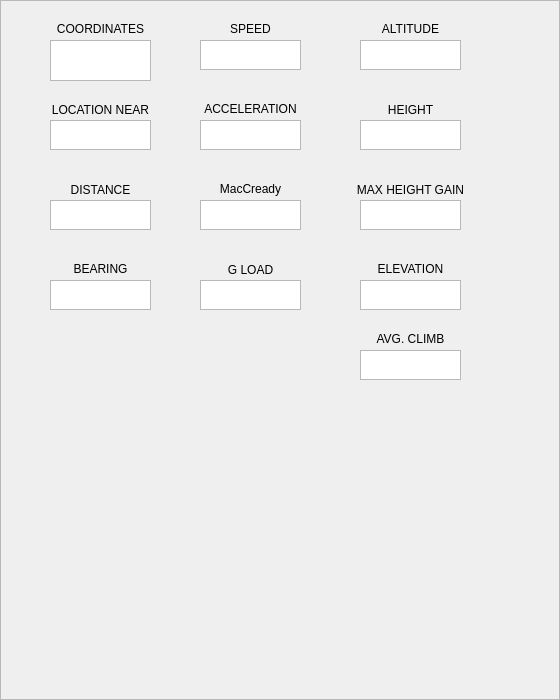
   <widget class="QFrame" name="Info_Aircraft">
    <property name="geometry">
     <rect>
      <x>1360</x>
      <y>0</y>
      <width>560</width>
      <height>700</height>
     </rect>
    </property>
    <property name="frameShape">
     <enum>QFrame::StyledPanel</enum>
    </property>
    <property name="frameShadow">
     <enum>QFrame::Raised</enum>
    </property>
    <widget class="QLabel" name="label_4">
     <property name="geometry">
      <rect>
       <x>50</x>
       <y>20</y>
       <width>101</width>
       <height>17</height>
      </rect>
     </property>
     <property name="text">
      <string>COORDINATES</string>
     </property>
     <property name="alignment">
      <set>Qt::AlignCenter</set>
     </property>
    </widget>
    <widget class="QTextBrowser" name="textBrowser_4">
     <property name="geometry">
      <rect>
       <x>50</x>
       <y>40</y>
       <width>101</width>
       <height>41</height>
      </rect>
     </property>
     <property name="html">
      <string>&lt;!DOCTYPE HTML PUBLIC &quot;-//W3C//DTD HTML 4.0//EN&quot; &quot;http://www.w3.org/TR/REC-html40/strict.dtd&quot;&gt;
&lt;html&gt;&lt;head&gt;&lt;meta name=&quot;qrichtext&quot; content=&quot;1&quot; /&gt;&lt;meta charset=&quot;utf-8&quot; /&gt;&lt;style type=&quot;text/css&quot;&gt;
p, li { white-space: pre-wrap; }
&lt;/style&gt;&lt;/head&gt;&lt;body style=&quot; font-family:'Ubuntu'; font-size:11pt; font-weight:400; font-style:normal;&quot;&gt;
&lt;p align=&quot;center&quot; style=&quot;-qt-paragraph-type:empty; margin-top:0px; margin-bottom:0px; margin-left:0px; margin-right:0px; -qt-block-indent:0; text-indent:0px;&quot;&gt;&lt;br /&gt;&lt;/p&gt;&lt;/body&gt;&lt;/html&gt;</string>
     </property>
     <property name="placeholderText">
      <string/>
     </property>
    </widget>
    <widget class="QLabel" name="label_5">
     <property name="geometry">
      <rect>
       <x>200</x>
       <y>20</y>
       <width>101</width>
       <height>17</height>
      </rect>
     </property>
     <property name="text">
      <string>SPEED</string>
     </property>
     <property name="alignment">
      <set>Qt::AlignCenter</set>
     </property>
    </widget>
    <widget class="QTextBrowser" name="textBrowser_5">
     <property name="geometry">
      <rect>
       <x>200</x>
       <y>40</y>
       <width>101</width>
       <height>30</height>
      </rect>
     </property>
     <property name="html">
      <string>&lt;!DOCTYPE HTML PUBLIC &quot;-//W3C//DTD HTML 4.0//EN&quot; &quot;http://www.w3.org/TR/REC-html40/strict.dtd&quot;&gt;
&lt;html&gt;&lt;head&gt;&lt;meta name=&quot;qrichtext&quot; content=&quot;1&quot; /&gt;&lt;meta charset=&quot;utf-8&quot; /&gt;&lt;style type=&quot;text/css&quot;&gt;
p, li { white-space: pre-wrap; }
&lt;/style&gt;&lt;/head&gt;&lt;body style=&quot; font-family:'Ubuntu'; font-size:11pt; font-weight:400; font-style:normal;&quot;&gt;
&lt;p align=&quot;center&quot; style=&quot;-qt-paragraph-type:empty; margin-top:0px; margin-bottom:0px; margin-left:0px; margin-right:0px; -qt-block-indent:0; text-indent:0px;&quot;&gt;&lt;br /&gt;&lt;/p&gt;&lt;/body&gt;&lt;/html&gt;</string>
     </property>
     <property name="placeholderText">
      <string/>
     </property>
    </widget>
    <widget class="QLabel" name="label_7">
     <property name="geometry">
      <rect>
       <x>190</x>
       <y>100</y>
       <width>121</width>
       <height>17</height>
      </rect>
     </property>
     <property name="text">
      <string>ACCELERATION</string>
     </property>
     <property name="alignment">
      <set>Qt::AlignCenter</set>
     </property>
    </widget>
    <widget class="QTextBrowser" name="textBrowser_7">
     <property name="geometry">
      <rect>
       <x>200</x>
       <y>120</y>
       <width>101</width>
       <height>30</height>
      </rect>
     </property>
     <property name="html">
      <string>&lt;!DOCTYPE HTML PUBLIC &quot;-//W3C//DTD HTML 4.0//EN&quot; &quot;http://www.w3.org/TR/REC-html40/strict.dtd&quot;&gt;
&lt;html&gt;&lt;head&gt;&lt;meta name=&quot;qrichtext&quot; content=&quot;1&quot; /&gt;&lt;meta charset=&quot;utf-8&quot; /&gt;&lt;style type=&quot;text/css&quot;&gt;
p, li { white-space: pre-wrap; }
&lt;/style&gt;&lt;/head&gt;&lt;body style=&quot; font-family:'Ubuntu'; font-size:11pt; font-weight:400; font-style:normal;&quot;&gt;
&lt;p align=&quot;center&quot; style=&quot;-qt-paragraph-type:empty; margin-top:0px; margin-bottom:0px; margin-left:0px; margin-right:0px; -qt-block-indent:0; text-indent:0px;&quot;&gt;&lt;br /&gt;&lt;/p&gt;&lt;/body&gt;&lt;/html&gt;</string>
     </property>
     <property name="placeholderText">
      <string/>
     </property>
    </widget>
    <widget class="QLabel" name="label_8">
     <property name="geometry">
      <rect>
       <x>360</x>
       <y>330</y>
       <width>101</width>
       <height>17</height>
      </rect>
     </property>
     <property name="text">
      <string>AVG. CLIMB</string>
     </property>
     <property name="alignment">
      <set>Qt::AlignCenter</set>
     </property>
    </widget>
    <widget class="QTextBrowser" name="textBrowser_8">
     <property name="geometry">
      <rect>
       <x>360</x>
       <y>350</y>
       <width>101</width>
       <height>30</height>
      </rect>
     </property>
     <property name="html">
      <string>&lt;!DOCTYPE HTML PUBLIC &quot;-//W3C//DTD HTML 4.0//EN&quot; &quot;http://www.w3.org/TR/REC-html40/strict.dtd&quot;&gt;
&lt;html&gt;&lt;head&gt;&lt;meta name=&quot;qrichtext&quot; content=&quot;1&quot; /&gt;&lt;meta charset=&quot;utf-8&quot; /&gt;&lt;style type=&quot;text/css&quot;&gt;
p, li { white-space: pre-wrap; }
&lt;/style&gt;&lt;/head&gt;&lt;body style=&quot; font-family:'Ubuntu'; font-size:11pt; font-weight:400; font-style:normal;&quot;&gt;
&lt;p align=&quot;center&quot; style=&quot;-qt-paragraph-type:empty; margin-top:0px; margin-bottom:0px; margin-left:0px; margin-right:0px; -qt-block-indent:0; text-indent:0px;&quot;&gt;&lt;br /&gt;&lt;/p&gt;&lt;/body&gt;&lt;/html&gt;</string>
     </property>
     <property name="placeholderText">
      <string/>
     </property>
    </widget>
    <widget class="QLabel" name="label_12">
     <property name="geometry">
      <rect>
       <x>360</x>
       <y>20</y>
       <width>101</width>
       <height>17</height>
      </rect>
     </property>
     <property name="text">
      <string>ALTITUDE</string>
     </property>
     <property name="alignment">
      <set>Qt::AlignCenter</set>
     </property>
    </widget>
    <widget class="QTextBrowser" name="textBrowser_12">
     <property name="geometry">
      <rect>
       <x>360</x>
       <y>40</y>
       <width>101</width>
       <height>30</height>
      </rect>
     </property>
     <property name="html">
      <string>&lt;!DOCTYPE HTML PUBLIC &quot;-//W3C//DTD HTML 4.0//EN&quot; &quot;http://www.w3.org/TR/REC-html40/strict.dtd&quot;&gt;
&lt;html&gt;&lt;head&gt;&lt;meta name=&quot;qrichtext&quot; content=&quot;1&quot; /&gt;&lt;meta charset=&quot;utf-8&quot; /&gt;&lt;style type=&quot;text/css&quot;&gt;
p, li { white-space: pre-wrap; }
&lt;/style&gt;&lt;/head&gt;&lt;body style=&quot; font-family:'Ubuntu'; font-size:11pt; font-weight:400; font-style:normal;&quot;&gt;
&lt;p align=&quot;center&quot; style=&quot;-qt-paragraph-type:empty; margin-top:0px; margin-bottom:0px; margin-left:0px; margin-right:0px; -qt-block-indent:0; text-indent:0px;&quot;&gt;&lt;br /&gt;&lt;/p&gt;&lt;/body&gt;&lt;/html&gt;</string>
     </property>
     <property name="placeholderText">
      <string/>
     </property>
    </widget>
    <widget class="QLabel" name="label_20">
     <property name="geometry">
      <rect>
       <x>340</x>
       <y>180</y>
       <width>141</width>
       <height>20</height>
      </rect>
     </property>
     <property name="text">
      <string>MAX HEIGHT GAIN</string>
     </property>
     <property name="alignment">
      <set>Qt::AlignCenter</set>
     </property>
    </widget>
    <widget class="QTextBrowser" name="textBrowser_20">
     <property name="geometry">
      <rect>
       <x>360</x>
       <y>200</y>
       <width>101</width>
       <height>30</height>
      </rect>
     </property>
     <property name="html">
      <string>&lt;!DOCTYPE HTML PUBLIC &quot;-//W3C//DTD HTML 4.0//EN&quot; &quot;http://www.w3.org/TR/REC-html40/strict.dtd&quot;&gt;
&lt;html&gt;&lt;head&gt;&lt;meta name=&quot;qrichtext&quot; content=&quot;1&quot; /&gt;&lt;meta charset=&quot;utf-8&quot; /&gt;&lt;style type=&quot;text/css&quot;&gt;
p, li { white-space: pre-wrap; }
&lt;/style&gt;&lt;/head&gt;&lt;body style=&quot; font-family:'Ubuntu'; font-size:11pt; font-weight:400; font-style:normal;&quot;&gt;
&lt;p align=&quot;center&quot; style=&quot;-qt-paragraph-type:empty; margin-top:0px; margin-bottom:0px; margin-left:0px; margin-right:0px; -qt-block-indent:0; text-indent:0px;&quot;&gt;&lt;br /&gt;&lt;/p&gt;&lt;/body&gt;&lt;/html&gt;</string>
     </property>
     <property name="placeholderText">
      <string/>
     </property>
    </widget>
    <widget class="QLabel" name="label_21">
     <property name="geometry">
      <rect>
       <x>40</x>
       <y>100</y>
       <width>121</width>
       <height>20</height>
      </rect>
     </property>
     <property name="text">
      <string>LOCATION NEAR</string>
     </property>
     <property name="alignment">
      <set>Qt::AlignCenter</set>
     </property>
    </widget>
    <widget class="QTextBrowser" name="textBrowser_21">
     <property name="geometry">
      <rect>
       <x>50</x>
       <y>120</y>
       <width>101</width>
       <height>30</height>
      </rect>
     </property>
     <property name="html">
      <string>&lt;!DOCTYPE HTML PUBLIC &quot;-//W3C//DTD HTML 4.0//EN&quot; &quot;http://www.w3.org/TR/REC-html40/strict.dtd&quot;&gt;
&lt;html&gt;&lt;head&gt;&lt;meta name=&quot;qrichtext&quot; content=&quot;1&quot; /&gt;&lt;meta charset=&quot;utf-8&quot; /&gt;&lt;style type=&quot;text/css&quot;&gt;
p, li { white-space: pre-wrap; }
&lt;/style&gt;&lt;/head&gt;&lt;body style=&quot; font-family:'Ubuntu'; font-size:11pt; font-weight:400; font-style:normal;&quot;&gt;
&lt;p align=&quot;center&quot; style=&quot;-qt-paragraph-type:empty; margin-top:0px; margin-bottom:0px; margin-left:0px; margin-right:0px; -qt-block-indent:0; text-indent:0px;&quot;&gt;&lt;br /&gt;&lt;/p&gt;&lt;/body&gt;&lt;/html&gt;</string>
     </property>
     <property name="placeholderText">
      <string/>
     </property>
    </widget>
    <widget class="QLabel" name="label_22">
     <property name="geometry">
      <rect>
       <x>50</x>
       <y>260</y>
       <width>101</width>
       <height>17</height>
      </rect>
     </property>
     <property name="text">
      <string>BEARING</string>
     </property>
     <property name="alignment">
      <set>Qt::AlignCenter</set>
     </property>
    </widget>
    <widget class="QTextBrowser" name="textBrowser_22">
     <property name="geometry">
      <rect>
       <x>50</x>
       <y>280</y>
       <width>101</width>
       <height>30</height>
      </rect>
     </property>
     <property name="html">
      <string>&lt;!DOCTYPE HTML PUBLIC &quot;-//W3C//DTD HTML 4.0//EN&quot; &quot;http://www.w3.org/TR/REC-html40/strict.dtd&quot;&gt;
&lt;html&gt;&lt;head&gt;&lt;meta name=&quot;qrichtext&quot; content=&quot;1&quot; /&gt;&lt;meta charset=&quot;utf-8&quot; /&gt;&lt;style type=&quot;text/css&quot;&gt;
p, li { white-space: pre-wrap; }
&lt;/style&gt;&lt;/head&gt;&lt;body style=&quot; font-family:'Ubuntu'; font-size:11pt; font-weight:400; font-style:normal;&quot;&gt;
&lt;p align=&quot;center&quot; style=&quot;-qt-paragraph-type:empty; margin-top:0px; margin-bottom:0px; margin-left:0px; margin-right:0px; -qt-block-indent:0; text-indent:0px;&quot;&gt;&lt;br /&gt;&lt;/p&gt;&lt;/body&gt;&lt;/html&gt;</string>
     </property>
     <property name="placeholderText">
      <string/>
     </property>
    </widget>
    <widget class="QLabel" name="label_23">
     <property name="geometry">
      <rect>
       <x>40</x>
       <y>180</y>
       <width>121</width>
       <height>20</height>
      </rect>
     </property>
     <property name="text">
      <string>DISTANCE</string>
     </property>
     <property name="alignment">
      <set>Qt::AlignCenter</set>
     </property>
    </widget>
    <widget class="QTextBrowser" name="textBrowser_23">
     <property name="geometry">
      <rect>
       <x>50</x>
       <y>200</y>
       <width>101</width>
       <height>30</height>
      </rect>
     </property>
     <property name="html">
      <string>&lt;!DOCTYPE HTML PUBLIC &quot;-//W3C//DTD HTML 4.0//EN&quot; &quot;http://www.w3.org/TR/REC-html40/strict.dtd&quot;&gt;
&lt;html&gt;&lt;head&gt;&lt;meta name=&quot;qrichtext&quot; content=&quot;1&quot; /&gt;&lt;meta charset=&quot;utf-8&quot; /&gt;&lt;style type=&quot;text/css&quot;&gt;
p, li { white-space: pre-wrap; }
&lt;/style&gt;&lt;/head&gt;&lt;body style=&quot; font-family:'Ubuntu'; font-size:11pt; font-weight:400; font-style:normal;&quot;&gt;
&lt;p align=&quot;center&quot; style=&quot;-qt-paragraph-type:empty; margin-top:0px; margin-bottom:0px; margin-left:0px; margin-right:0px; -qt-block-indent:0; text-indent:0px;&quot;&gt;&lt;br /&gt;&lt;/p&gt;&lt;/body&gt;&lt;/html&gt;</string>
     </property>
     <property name="placeholderText">
      <string/>
     </property>
    </widget>
    <widget class="QLabel" name="label_24">
     <property name="geometry">
      <rect>
       <x>360</x>
       <y>260</y>
       <width>101</width>
       <height>17</height>
      </rect>
     </property>
     <property name="text">
      <string>ELEVATION</string>
     </property>
     <property name="alignment">
      <set>Qt::AlignCenter</set>
     </property>
    </widget>
    <widget class="QTextBrowser" name="textBrowser_24">
     <property name="geometry">
      <rect>
       <x>360</x>
       <y>280</y>
       <width>101</width>
       <height>30</height>
      </rect>
     </property>
     <property name="html">
      <string>&lt;!DOCTYPE HTML PUBLIC &quot;-//W3C//DTD HTML 4.0//EN&quot; &quot;http://www.w3.org/TR/REC-html40/strict.dtd&quot;&gt;
&lt;html&gt;&lt;head&gt;&lt;meta name=&quot;qrichtext&quot; content=&quot;1&quot; /&gt;&lt;meta charset=&quot;utf-8&quot; /&gt;&lt;style type=&quot;text/css&quot;&gt;
p, li { white-space: pre-wrap; }
&lt;/style&gt;&lt;/head&gt;&lt;body style=&quot; font-family:'Ubuntu'; font-size:11pt; font-weight:400; font-style:normal;&quot;&gt;
&lt;p align=&quot;center&quot; style=&quot;-qt-paragraph-type:empty; margin-top:0px; margin-bottom:0px; margin-left:0px; margin-right:0px; -qt-block-indent:0; text-indent:0px;&quot;&gt;&lt;br /&gt;&lt;/p&gt;&lt;/body&gt;&lt;/html&gt;</string>
     </property>
     <property name="placeholderText">
      <string/>
     </property>
    </widget>
    <widget class="QLabel" name="label_32">
     <property name="geometry">
      <rect>
       <x>180</x>
       <y>180</y>
       <width>141</width>
       <height>17</height>
      </rect>
     </property>
     <property name="text">
      <string>MacCready</string>
     </property>
     <property name="alignment">
      <set>Qt::AlignCenter</set>
     </property>
    </widget>
    <widget class="QTextBrowser" name="textBrowser_32">
     <property name="geometry">
      <rect>
       <x>200</x>
       <y>200</y>
       <width>101</width>
       <height>30</height>
      </rect>
     </property>
     <property name="html">
      <string>&lt;!DOCTYPE HTML PUBLIC &quot;-//W3C//DTD HTML 4.0//EN&quot; &quot;http://www.w3.org/TR/REC-html40/strict.dtd&quot;&gt;
&lt;html&gt;&lt;head&gt;&lt;meta name=&quot;qrichtext&quot; content=&quot;1&quot; /&gt;&lt;meta charset=&quot;utf-8&quot; /&gt;&lt;style type=&quot;text/css&quot;&gt;
p, li { white-space: pre-wrap; }
&lt;/style&gt;&lt;/head&gt;&lt;body style=&quot; font-family:'Ubuntu'; font-size:11pt; font-weight:400; font-style:normal;&quot;&gt;
&lt;p align=&quot;center&quot; style=&quot;-qt-paragraph-type:empty; margin-top:0px; margin-bottom:0px; margin-left:0px; margin-right:0px; -qt-block-indent:0; text-indent:0px;&quot;&gt;&lt;br /&gt;&lt;/p&gt;&lt;/body&gt;&lt;/html&gt;</string>
     </property>
     <property name="placeholderText">
      <string/>
     </property>
    </widget>
    <widget class="QLabel" name="label_40">
     <property name="geometry">
      <rect>
       <x>340</x>
       <y>100</y>
       <width>141</width>
       <height>20</height>
      </rect>
     </property>
     <property name="text">
      <string>HEIGHT</string>
     </property>
     <property name="alignment">
      <set>Qt::AlignCenter</set>
     </property>
    </widget>
    <widget class="QTextBrowser" name="textBrowser_39">
     <property name="geometry">
      <rect>
       <x>360</x>
       <y>120</y>
       <width>101</width>
       <height>30</height>
      </rect>
     </property>
     <property name="html">
      <string>&lt;!DOCTYPE HTML PUBLIC &quot;-//W3C//DTD HTML 4.0//EN&quot; &quot;http://www.w3.org/TR/REC-html40/strict.dtd&quot;&gt;
&lt;html&gt;&lt;head&gt;&lt;meta name=&quot;qrichtext&quot; content=&quot;1&quot; /&gt;&lt;meta charset=&quot;utf-8&quot; /&gt;&lt;style type=&quot;text/css&quot;&gt;
p, li { white-space: pre-wrap; }
&lt;/style&gt;&lt;/head&gt;&lt;body style=&quot; font-family:'Ubuntu'; font-size:11pt; font-weight:400; font-style:normal;&quot;&gt;
&lt;p align=&quot;center&quot; style=&quot;-qt-paragraph-type:empty; margin-top:0px; margin-bottom:0px; margin-left:0px; margin-right:0px; -qt-block-indent:0; text-indent:0px;&quot;&gt;&lt;br /&gt;&lt;/p&gt;&lt;/body&gt;&lt;/html&gt;</string>
     </property>
     <property name="placeholderText">
      <string/>
     </property>
    </widget>
    <widget class="QLabel" name="label_43">
     <property name="geometry">
      <rect>
       <x>200</x>
       <y>260</y>
       <width>101</width>
       <height>20</height>
      </rect>
     </property>
     <property name="text">
      <string>G LOAD</string>
     </property>
     <property name="alignment">
      <set>Qt::AlignCenter</set>
     </property>
    </widget>
    <widget class="QTextBrowser" name="textBrowser_42">
     <property name="geometry">
      <rect>
       <x>200</x>
       <y>280</y>
       <width>101</width>
       <height>30</height>
      </rect>
     </property>
     <property name="html">
      <string>&lt;!DOCTYPE HTML PUBLIC &quot;-//W3C//DTD HTML 4.0//EN&quot; &quot;http://www.w3.org/TR/REC-html40/strict.dtd&quot;&gt;
&lt;html&gt;&lt;head&gt;&lt;meta name=&quot;qrichtext&quot; content=&quot;1&quot; /&gt;&lt;meta charset=&quot;utf-8&quot; /&gt;&lt;style type=&quot;text/css&quot;&gt;
p, li { white-space: pre-wrap; }
&lt;/style&gt;&lt;/head&gt;&lt;body style=&quot; font-family:'Ubuntu'; font-size:11pt; font-weight:400; font-style:normal;&quot;&gt;
&lt;p align=&quot;center&quot; style=&quot;-qt-paragraph-type:empty; margin-top:0px; margin-bottom:0px; margin-left:0px; margin-right:0px; -qt-block-indent:0; text-indent:0px;&quot;&gt;&lt;br /&gt;&lt;/p&gt;&lt;/body&gt;&lt;/html&gt;</string>
     </property>
     <property name="placeholderText">
      <string/>
     </property>
    </widget>
   </widget>
